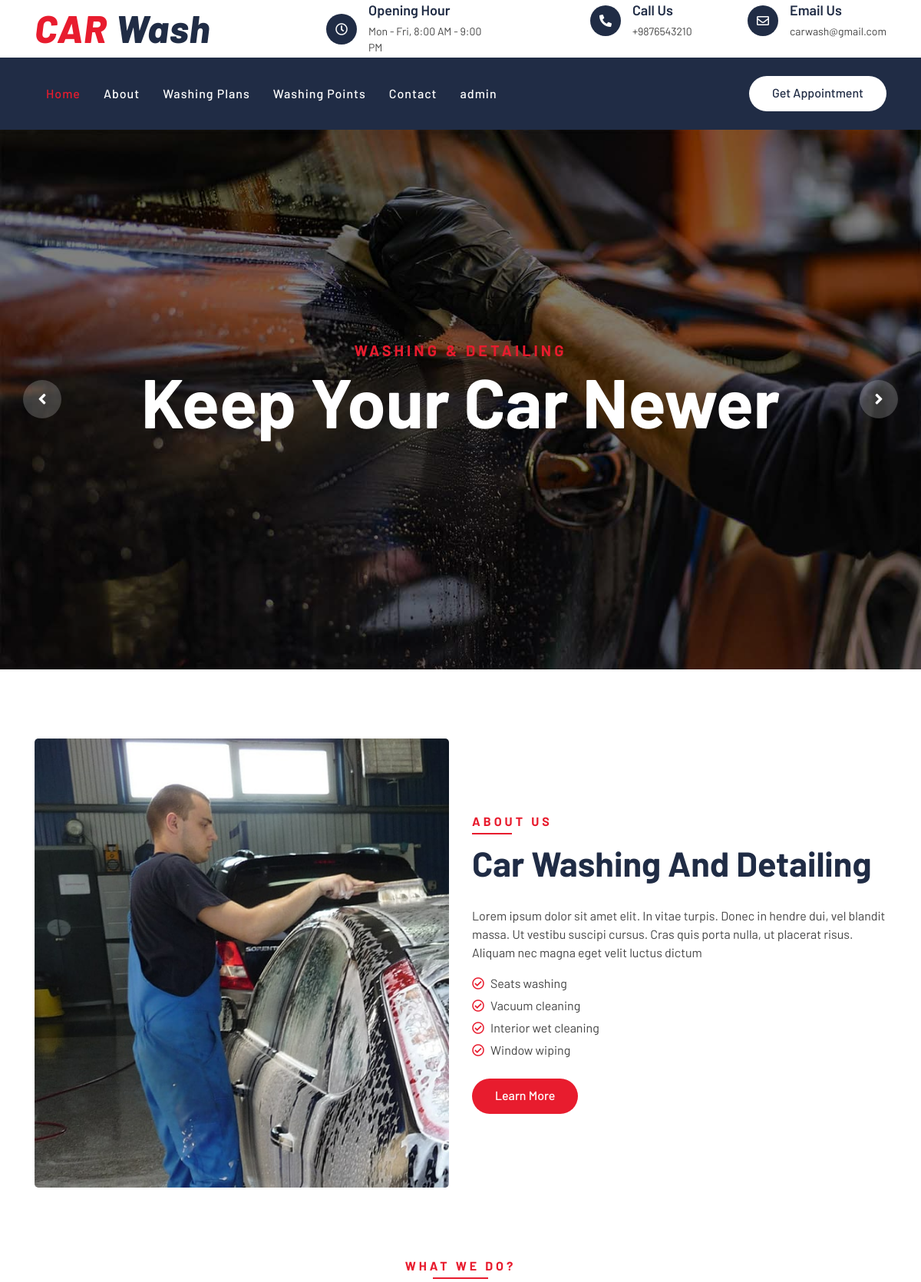
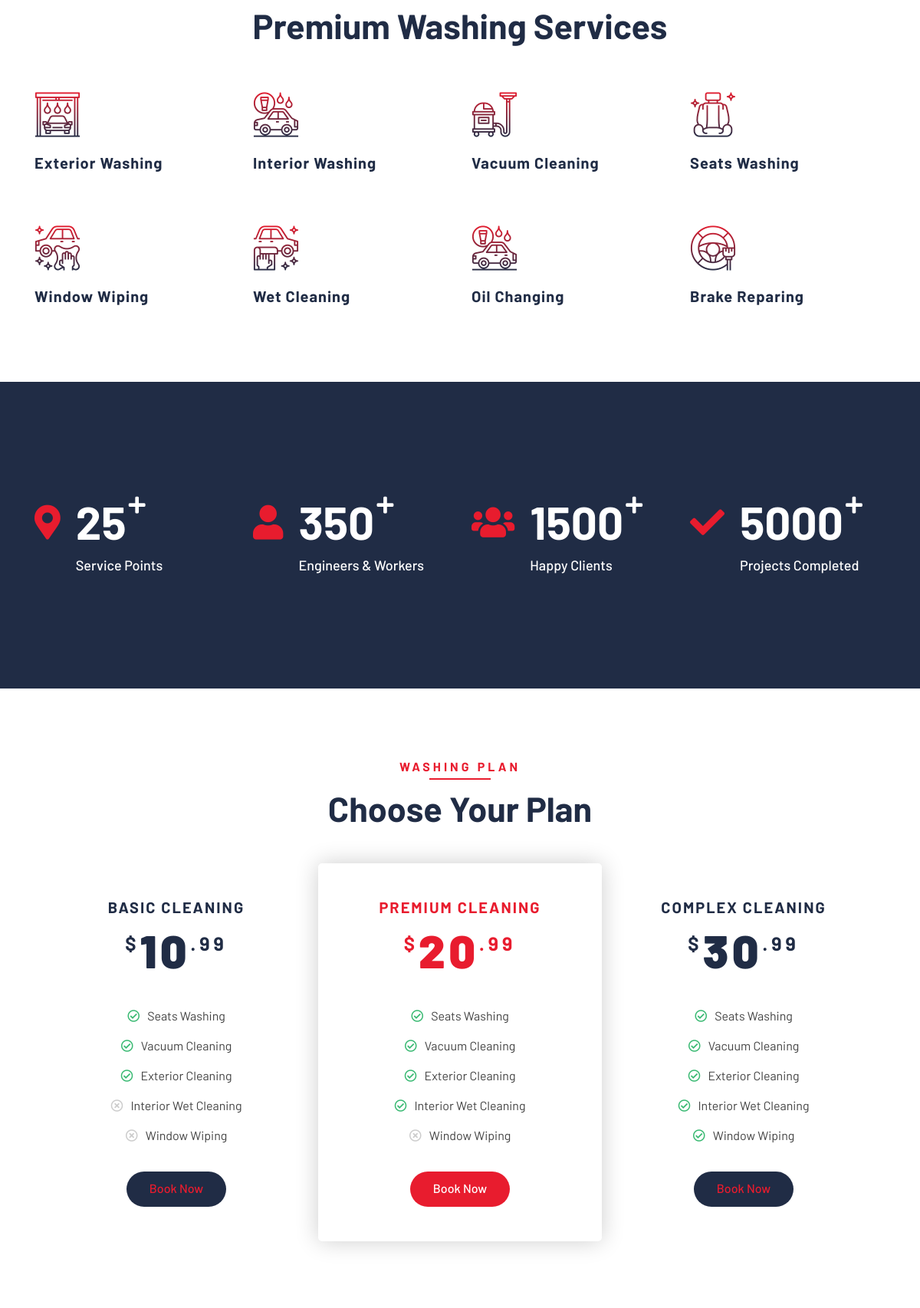
The page / (upper part) on the database its author committed (2 pictures, top to bottom).
### tables this page shows
CREATE TABLE `tblpages` (
  `id` int(11) NOT NULL,
  `type` varchar(255) DEFAULT '',
  `detail` longtext DEFAULT NULL,
  `openignHrs` varchar(255) DEFAULT NULL,
  `phoneNumber` bigint(20) DEFAULT NULL,
  `emailId` varchar(120) DEFAULT NULL
);

### index.php (the view, shortened to what this page needs)
<?php
include('includes/config.php');
?>
<!DOCTYPE html>
<html lang="en">
    <head>
        <link href="https://stackpath.bootstrapcdn.com/bootstrap/4.4.1/css/bootstrap.min.css" rel="stylesheet">
        <link href="https://cdnjs.cloudflare.com/ajax/libs/font-awesome/5.10.0/css/all.min.css" rel="stylesheet">
        <link href="lib/flaticon/font/flaticon.css" rel="stylesheet">
        <link href="lib/animate/animate.min.css" rel="stylesheet">
        <link href="lib/owlcarousel/assets/owl.carousel.min.css" rel="stylesheet">
        <link href="css/style.css" rel="stylesheet">
    </head>
    <body>
<?php include_once('includes/header.php');?>
        <div class="carousel">
            <div class="container-fluid">
                <div class="owl-carousel">
                    <div class="carousel-item">
                        <div class="carousel-img">
                            <img src="img/carousel-1.jpg" alt="Image">
                        </div>
                        <div class="carousel-text">
                            <h3>Washing & Detailing</h3>
                            <h1>Keep your Car Newer</h1>
                        </div>
                    </div>
                </div>
            </div>
        </div>
        <div class="about">
            <div class="container">
                <div class="row align-items-center">
                    <div class="col-lg-6">
                        <div class="about-img">
                            <img src="img/about.jpg" alt="Image">
                        </div>
                    </div>
                    <div class="col-lg-6">
                        <div class="section-header text-left">
                            <p>About Us</p>
                            <h2>car washing and detailing</h2>
                        </div>
                        <div class="about-content">
                            <p>
                                Lorem ipsum dolor sit amet elit. In vitae turpis. Donec in hendre dui, vel blandit massa. Ut vestibu suscipi cursus. Cras quis porta nulla, ut placerat risus. Aliquam nec magna eget velit luctus dictum
                            </p>
                            <ul>
                                <li><i class="far fa-check-circle"></i>Seats washing</li>
                                <li><i class="far fa-check-circle"></i>Vacuum cleaning</li>
                                <li><i class="far fa-check-circle"></i>Interior wet cleaning</li>
                                <li><i class="far fa-check-circle"></i>Window wiping</li>
                            </ul>
                            <a class="btn btn-custom" href="about.php">Learn More</a>
                        </div>
                    </div>
                </div>
            </div>
        </div>
        <div class="service">
            <div class="container">
                <div class="section-header text-center">
                    <p>What We Do?</p>
                    <h2>Premium Washing Services</h2>
                </div>
                <div class="row">
                    <div class="col-lg-3 col-md-6">
                        <div class="service-item">
                            <i class="flaticon-car-wash-1"></i>
                            <h3>Exterior Washing</h3>
                        </div>
                    </div>
                    <div class="col-lg-3 col-md-6">
                        <div class="service-item">
                            <i class="flaticon-car-wash"></i>
                            <h3>Interior Washing</h3>
                        </div>
                    </div>
                    <div class="col-lg-3 col-md-6">
                        <div class="service-item">
                            <i class="flaticon-vacuum-cleaner"></i>
                            <h3>Vacuum Cleaning</h3>
                        </div>
                    </div>
                    <div class="col-lg-3 col-md-6">
                        <div class="service-item">
                            <i class="flaticon-seat"></i>
                            <h3>Seats Washing</h3>
                        </div>
                    </div>
                    <div class="col-lg-3 col-md-6">
                        <div class="service-item">
                            <i class="flaticon-car-service"></i>
                            <h3>Window Wiping</h3>
                        </div>
                    </div>
                    <div class="col-lg-3 col-md-6">
                        <div class="service-item">
                            <i class="flaticon-car-service-2"></i>
                            <h3>Wet Cleaning</h3>
                        </div>
                    </div>
                    <div class="col-lg-3 col-md-6">
                        <div class="service-item">
                            <i class="flaticon-car-wash"></i>
                            <h3>Oil Changing</h3>
                        </div>
                    </div>
                    <div class="col-lg-3 col-md-6">
                        <div class="service-item">
                            <i class="flaticon-brush-1"></i>
                            <h3>Brake Reparing</h3>
                        </div>
                    </div>
                </div>
            </div>
        </div>
        <div class="facts" data-parallax="scroll" data-image-src="img/facts.jpg">
            <div class="container">
                <div class="row">
                    <div class="col-lg-3 col-md-6">
                        <div class="facts-item">
                            <i class="fa fa-map-marker-alt"></i>
                            <div class="facts-text">
                                <h3 data-toggle="counter-up">25</h3>
                                <p>Service Points</p>
                            </div>
                        </div>
                    </div>
                    <div class="col-lg-3 col-md-6">
                        <div class="facts-item">
                            <i class="fa fa-user"></i>
                            <div class="facts-text">
                                <h3 data-toggle="counter-up">350</h3>
                                <p>Engineers & Workers</p>
                            </div>
                        </div>
                    </div>
                    <div class="col-lg-3 col-md-6">
                        <div class="facts-item">
                            <i class="fa fa-users"></i>
                            <div class="facts-text">
                                <h3 data-toggle="counter-up">1500</h3>
                                <p>Happy Clients</p>
                            </div>
                        </div>
                    </div>
                    <div class="col-lg-3 col-md-6">
                        <div class="facts-item">
                            <i class="fa fa-check"></i>
                            <div class="facts-text">
                                <h3 data-toggle="counter-up">5000</h3>
                                <p>Projects Completed</p>
                            </div>
                        </div>
                    </div>
                </div>
            </div>
        </div>
        <div class="price">
            <div class="container">
                <div class="section-header text-center">
                    <p>Washing Plan</p>
                    <h2>Choose Your Plan</h2>
                </div>
                <div class="row">
                    <div class="col-md-4">
                        <div class="price-item">
                            <div class="price-header">
                                <h3>Basic Cleaning</h3>
                                <h2><span>$</span><strong>10</strong><span>.99</span></h2>
                            </div>
                            <div class="price-body">
                                <ul>
                                    <li><i class="far fa-check-circle"></i>Seats Washing</li>
                                    <li><i class="far fa-check-circle"></i>Vacuum Cleaning</li>
                                    <li><i class="far fa-check-circle"></i>Exterior Cleaning</li>
                                    <li><i class="far fa-times-circle"></i>Interior Wet Cleaning</li>
                                    <li><i class="far fa-times-circle"></i>Window Wiping</li>
                                </ul>
                            </div>
                            <div class="price-footer">
                                <a class="btn btn-custom"  data-toggle="modal" data-target="#myModal">Book Now</a>
                            </div>
                        </div>
                    </div>
                    <div class="col-md-4">
                        <div class="price-item featured-item">
                            <div class="price-header">
                                <h3>Premium Cleaning</h3>
                                <h2><span>$</span><strong>20</strong><span>.99</span></h2>
                            </div>
                            <div class="price-body">
                                <ul>
                                    <li><i class="far fa-check-circle"></i>Seats Washing</li>
                                    <li><i class="far fa-check-circle"></i>Vacuum Cleaning</li>
                                    <li><i class="far fa-check-circle"></i>Exterior Cleaning</li>
                                    <li><i class="far fa-check-circle"></i>Interior Wet Cleaning</li>
                                    <li><i class="far fa-times-circle"></i>Window Wiping</li>
                                </ul>
                            </div>
                            <div class="price-footer">
                                <a class="btn btn-custom"  data-toggle="modal" data-target="#myModal">Book Now</a>
                            </div>
                        </div>
                    </div>
                    <div class="col-md-4">
                        <div class="price-item">
                            <div class="price-header">
                                <h3>Complex Cleaning</h3>
                                <h2><span>$</span><strong>30</strong><span>.99</span></h2>
                            </div>
                            <div class="price-body">
                                <ul>
                                    <li><i class="far fa-check-circle"></i>Seats Washing</li>
                                    <li><i class="far fa-check-circle"></i>Vacuum Cleaning</li>
                                    <li><i class="far fa-check-circle"></i>Exterior Cleaning</li>
                                    <li><i class="far fa-check-circle"></i>Interior Wet Cleaning</li>
                                    <li><i class="far fa-check-circle"></i>Window Wiping</li>
                                </ul>
                            </div>
                            <div class="price-footer">
                                <a class="btn btn-custom"  data-toggle="modal" data-target="#myModal">Book Now</a>
                            </div>
                        </div>
                    </div>
                </div>
            </div>
        </div>
    </body>
</html>

### includes/header.php (shortened to what this page needs)
        <div class="top-bar">
            <div class="container">
                <div class="row align-items-center">
                    <div class="col-lg-4 col-md-12">
                        <div class="logo">
                            <a href="index.php">
                                <h1>CAR <span>Wash</span></h1>
                            </a>
                        </div>
                    </div>
<?php
$sql = "SELECT * from tblpages where type='contact'";
$query = $dbh -> prepare($sql);
$query->execute();
$results=$query->fetchAll(PDO::FETCH_OBJ);
foreach($results as $result)
{
?>
                    <div class="col-lg-8 col-md-7 d-none d-lg-block">
                        <div class="row">
                            <div class="col-4">
                                <div class="top-bar-item">
                                    <div class="top-bar-icon">
                                        <i class="far fa-clock"></i>
                                    </div>
                                    <div class="top-bar-text">
                                        <h3>Opening Hour</h3>
                                        <p><?php   echo $result->openignHrs; ?></p>
                                    </div>
                                </div>
                            </div>
                            <div class="col-4">
                                <div class="top-bar-item">
                                    <div class="top-bar-icon">
                                        <i class="fa fa-phone-alt"></i>
                                    </div>
                                    <div class="top-bar-text">
                                        <h3>Call Us</h3>
                                        <p>+<?php   echo $result->phoneNumber; ?></p>
                                    </div>
                                </div>
                            </div>
                            <div class="col-4">
                                <div class="top-bar-item">
                                    <div class="top-bar-icon">
                                        <i class="far fa-envelope"></i>
                                    </div>
                                    <div class="top-bar-text">
                                        <h3>Email Us</h3>
                                        <p><?php   echo $result->emailId; ?></p>
                                    </div>
                                </div>
                            </div>
                        </div>
                    </div>
                <?php } ?>
                </div>
            </div>
        </div>
        <div class="nav-bar">
            <div class="container">
                <nav class="navbar navbar-expand-lg bg-dark navbar-dark">
                    <div class="collapse navbar-collapse justify-content-between" id="navbarCollapse">
                        <div class="navbar-nav mr-auto">
                            <a href="index.php" class="nav-item nav-link active">Home</a>
                            <a href="about.php" class="nav-item nav-link">About</a>
                            <a href="washing-plans.php" class="nav-item nav-link">Washing Plans</a>
                            <a href="location.php" class="nav-item nav-link">Washing Points</a>
                            <a href="contact.php" class="nav-item nav-link">Contact</a>
                            <a href="admin" class="nav-item nav-link">admin</a>
                        </div>
                        <div class="ml-auto">
                            <a class="btn btn-custom" href="contact.php">Get Appointment</a>
                        </div>
                    </div>
                </nav>
            </div>
        </div>

### rows shown on the page
tblpages: openignHrs "Mon - Fri, 8:00 AM - 9:00 PM", phoneNumber "9876543210", emailId "carwash@gmail.com"
